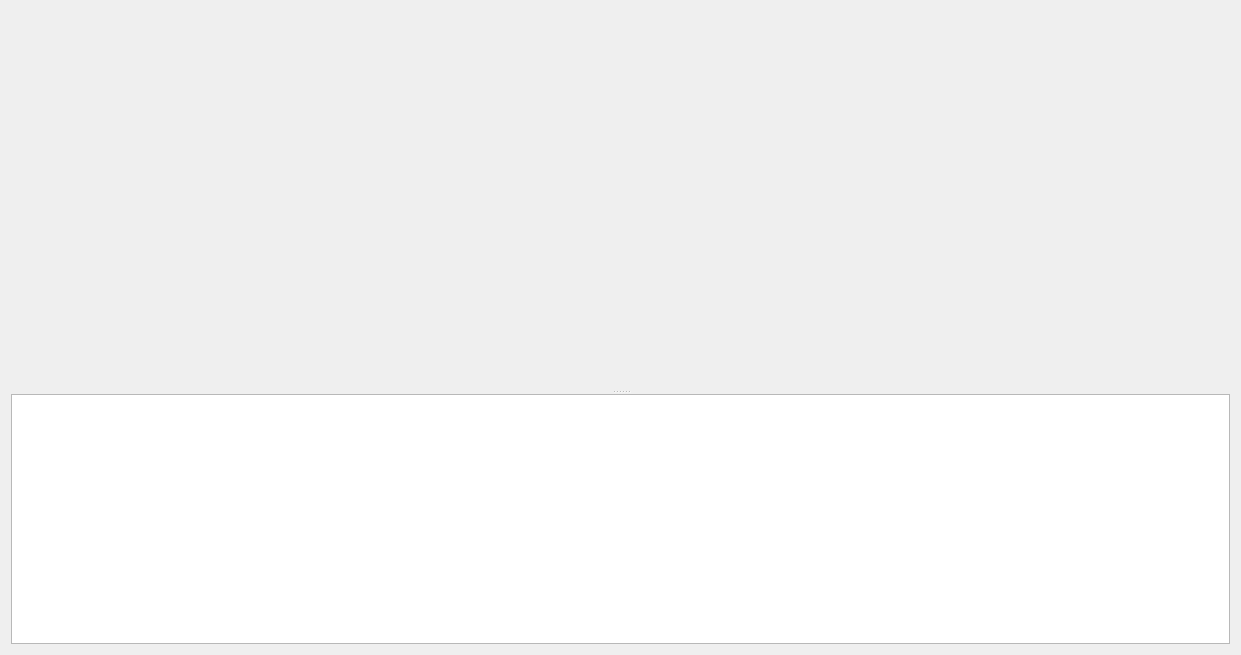
<?xml version="1.0" encoding="UTF-8"?>
<ui version="4.0">
 <class>SvnCompareDialog</class>
 <widget class="QDialog" name="SvnCompareDialog">
  <property name="geometry">
   <rect>
    <x>0</x>
    <y>0</y>
    <width>1241</width>
    <height>655</height>
   </rect>
  </property>
  <property name="windowTitle">
   <string>SVN Compare</string>
  </property>
  <layout class="QGridLayout" name="gridLayout">
   <item row="0" column="0">
    <widget class="QSplitter" name="splitter">
     <property name="orientation">
      <enum>Qt::Vertical</enum>
     </property>
     <widget class="QWidget" name="">
      <layout class="QHBoxLayout" name="horizontalLayout">
       <item>
        <widget class="QScrollArea" name="uiLeftAREA">
         <property name="frameShape">
          <enum>QFrame::NoFrame</enum>
         </property>
         <property name="verticalScrollBarPolicy">
          <enum>Qt::ScrollBarAlwaysOff</enum>
         </property>
         <property name="horizontalScrollBarPolicy">
          <enum>Qt::ScrollBarAlwaysOff</enum>
         </property>
         <property name="widgetResizable">
          <bool>true</bool>
         </property>
         <widget class="QWidget" name="scrollAreaWidgetContents">
          <property name="geometry">
           <rect>
            <x>0</x>
            <y>0</y>
            <width>608</width>
            <height>379</height>
           </rect>
          </property>
         </widget>
        </widget>
       </item>
       <item>
        <widget class="QScrollArea" name="uiRightAREA">
         <property name="frameShape">
          <enum>QFrame::NoFrame</enum>
         </property>
         <property name="verticalScrollBarPolicy">
          <enum>Qt::ScrollBarAlwaysOff</enum>
         </property>
         <property name="horizontalScrollBarPolicy">
          <enum>Qt::ScrollBarAlwaysOff</enum>
         </property>
         <property name="widgetResizable">
          <bool>true</bool>
         </property>
         <widget class="QWidget" name="scrollAreaWidgetContents_2">
          <property name="geometry">
           <rect>
            <x>0</x>
            <y>0</y>
            <width>607</width>
            <height>379</height>
           </rect>
          </property>
         </widget>
        </widget>
       </item>
      </layout>
     </widget>
     <widget class="QTextEdit" name="uiDiffTXT">
      <property name="maximumSize">
       <size>
        <width>16777215</width>
        <height>250</height>
       </size>
      </property>
     </widget>
    </widget>
   </item>
  </layout>
 </widget>
 <resources/>
 <connections/>
</ui>
